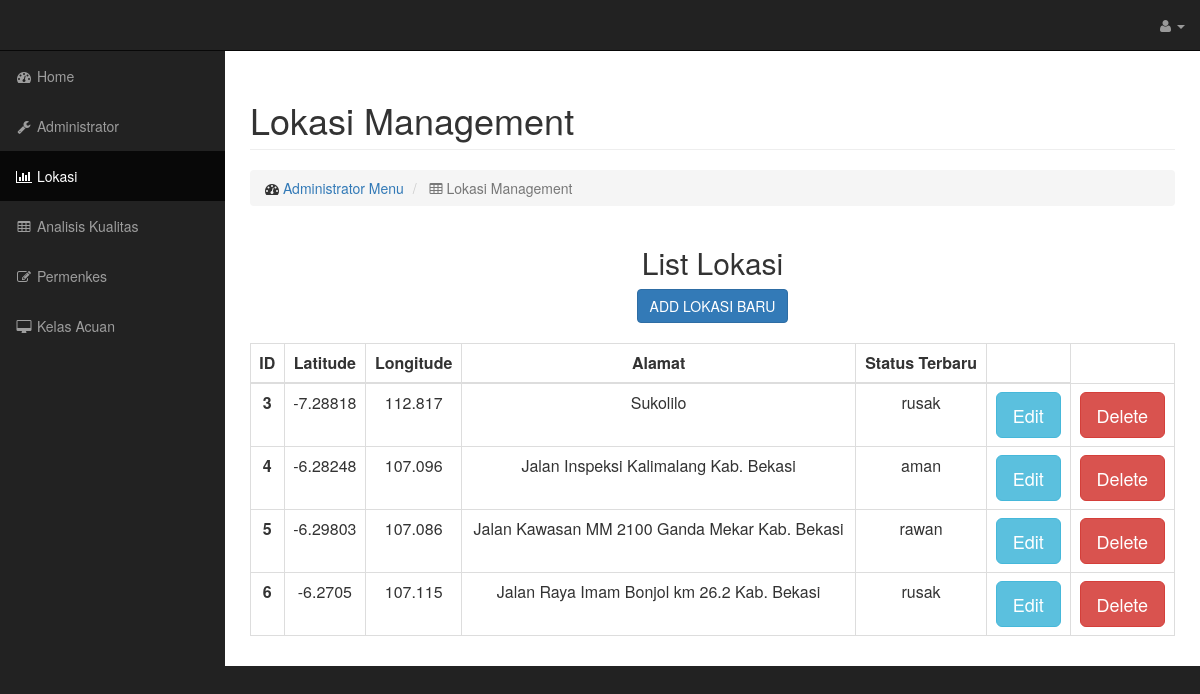
/lokasi.php, run on the app's committed database.
### tables this page shows
CREATE TABLE IF NOT EXISTS `lokasi` (
  `id` int(6) unsigned NOT NULL AUTO_INCREMENT,
  `latitude` float DEFAULT NULL,
  `longitude` float DEFAULT NULL,
  `alamat` varchar(100) DEFAULT NULL,
  `nama` varchar(30) DEFAULT NULL,
  `status` varchar(30) DEFAULT NULL,
  PRIMARY KEY (`id`)
);

### lokasi.php (the view, shortened to what this page needs)
<html xmlns="http://www.w3.org/1999/xhtml" >
<!DOCTYPE html>
<html lang="en">
<head>
    <link href="css/bootstrap.min.css" rel="stylesheet">
    <link href="css/sb-Admin.css" rel="stylesheet">
    <link href="css/plugins/morris.css" rel="stylesheet">
    <link href="font-awesome/css/font-awesome.min.css" rel="stylesheet" type="text/css">
</head>
<body>
    <div id="wrapper">
        <nav class="navbar navbar-inverse navbar-fixed-top" role="navigation">
            <ul class="nav navbar-right top-nav">
                <li class="dropdown">
                    <a href="#" class="dropdown-toggle" data-toggle="dropdown"><i class="fa fa-user"></i> <?php echo @$_SESSION["user"]; ?> <b class="caret"></b></a>
                </li>
            </ul>
           <div class="collapse navbar-collapse navbar-ex1-collapse">
                <ul class="nav navbar-nav side-nav">
                    <li >
                        <a href="home.php"><i class="fa fa-fw fa-dashboard"></i> Home</a>
                    </li>
					<li>
                        <a href="user.php"><i class="fa fa-fw fa-wrench"></i> Administrator</a>
                    </li>
                    <li   class="active">
                        <a href="lokasi.php"><i class="fa fa-fw fa-bar-chart-o"></i> Lokasi</a>
                    </li>
                    <li>
                        <a href="analisis_kualitas.php"><i class="fa fa-fw fa-table"></i> Analisis Kualitas</a>
                    </li>
                    <li>
                        <a href="permenkes.php"><i class="fa fa-fw fa-edit"></i> Permenkes</a>
                    </li>
                    <li>
                        <a href="kelasacuan.php"><i class="fa fa-fw fa-desktop"></i> Kelas Acuan</a>
                    </li>
                </ul>
            </div>
        </nav>
        <div id="page-wrapper">
            <div class="container-fluid">
                <div class="row">
                    <div class="col-lg-12">
                        <h1 class="page-header">
                            Lokasi Management
                        </h1>
                        <ol class="breadcrumb">
                            <li>
                                <i class="fa fa-dashboard"></i>  <a href="#">Administrator Menu</a>
                            </li>
                            <li class="active">
                                <i class="fa fa-table"></i> Lokasi Management
                            </li>
                        </ol>
                    </div>
                </div>
                <div class="row">
                    <div class="col-lg-12">
                        <center><h2>List Lokasi</h2>
                        <div class="table-responsive">
						<center><a href="addlokasi.php?tipe=main" class="btn btn-primary" role="button">ADD LOKASI BARU</a><br><br>
                            <table class="table table-bordered table-hover">
                                <thead>
                                    <tr>
                                        <th><center>ID</th>
										<th><center>Latitude</th>
                                        <th><center>Longitude</th>
                                        <th><center>Alamat</th>
										<th><center>Status Terbaru</th>
										<th><center></th>
                                    </tr>
                                </thead>
								<tbody>
									<?php
										$result = mysql_query("SELECT * FROM lokasi ORDER BY id ASC");
										while ($row = mysql_fetch_assoc($result)) {
											$id = $row['id'];
											$nama = $row['latitude'];
											$isi = $row['longitude'];
											$alamat = $row['alamat'];
											$status = $row['status'];
											echo "<tr><td><center><b>"."$id"."  </td>";
											echo "<td><center>"."$nama"."</td>";
											echo "<td><center>"."$isi"."</td>";
											echo "<td><center>"."$alamat"."</td>";
											echo "<td><center>"."$status"."</td>";
											echo "<td><center><a href=\"editorlokasi.php?id=$id\"><button type=\"button\" class=\"btn btn-lg btn-info\">Edit</button></a></td>";
											echo "<td><center><a href=\"deletelokasi.php?id=$id\"><button type=\"button\" class=\"btn btn-lg btn-danger\">Delete</button></a></td></tr>";
										}
									?>
								</tbody>
                            </table>
                        </div>
                </div>
                </div>
            </div>
        </div>
    </div>
</body>
</html>

### css/sb-admin.css (style rules this page uses)
body { margin-top: 100px; background-color: #222; }
@media (min-width:768px) { body { margin-top: 50px; } }
#wrapper { padding-left: 0; }
#page-wrapper { width: 100%; padding: 0; background-color: #fff; }
@media (min-width:768px) { #wrapper { padding-left: 225px; } }
@media (min-width:768px) { #page-wrapper { padding: 10px; } }
.top-nav { padding: 0 15px; }
.top-nav>li { display: inline-block; float: left; }
.top-nav>li>a { padding-top: 15px; padding-bottom: 15px; line-height: 20px; color: #999; }
@media (min-width:768px) { .side-nav { position: fixed; top: 51px; left: 225px; width: 225px; margin-left: -225px; border: none; border-radius: 0; overflow-y: auto; background-color: #222; bottom: 0; overflow-x: hidden; padding-bottom: 40px; } }
@media (min-width:768px) { .side-nav>li>a { width: 225px; } }

### data on the page
lokasi: id "3", latitude "-7.28818", longitude "112.817", alamat "Sukolilo", status "rusak"
lokasi: id "4", latitude "-6.28248", longitude "107.096", alamat "Jalan Inspeksi Kalimalang Kab. Bekasi", status "aman"
lokasi: id "5", latitude "-6.29803", longitude "107.086", alamat "Jalan Kawasan MM 2100 Ganda Mekar Kab. Bekasi", status "rawan"
lokasi: id "6", latitude "-6.2705", longitude "107.115", alamat "Jalan Raya Imam Bonjol km 26.2 Kab. Bekasi", status "rusak"
